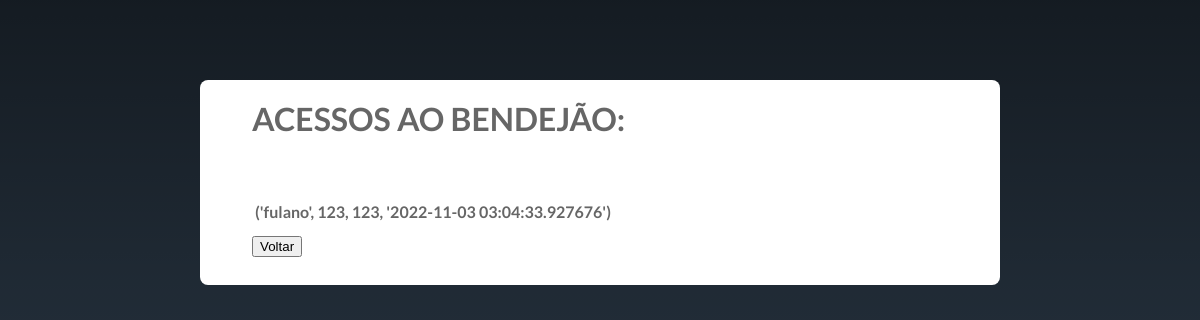
The page /database on the database as committed earlier.
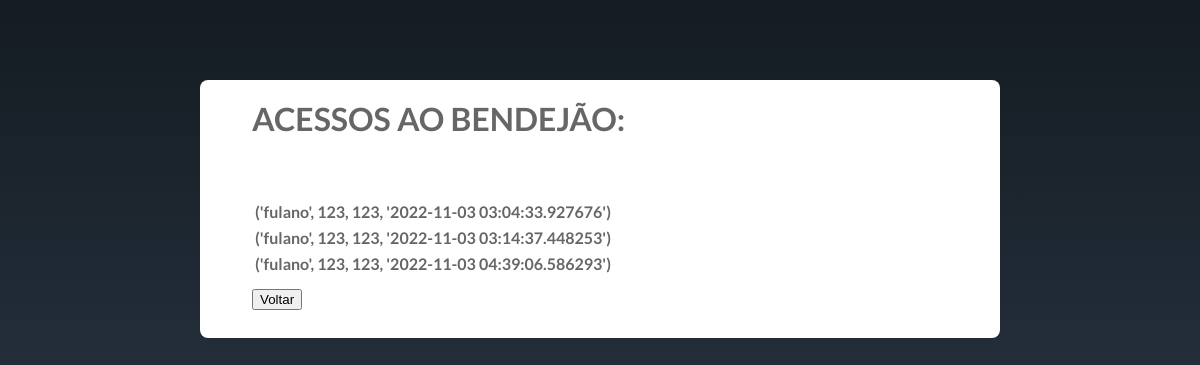
The same page on the database as committed later.
### tables this page shows
CREATE TABLE alocados
          ([nome] STRING, [dre] STRING , [senha] STRING, [tempo] TEXT PRIMARY KEY);

### bandejao-main/bandejao copy/site.py (the view)
@app.route("/database")
def show():
    from db import admshow
    rows = admshow()
    print (rows)
    return render_template('database.html', rows=rows)

### bandejao-main/bandejao copy/db.py (called while the page is built)
def admshow(): #EXPORTA O HISTÓRICO DE ACESSOS AO BANDEJAO PARA EXIBIR NA PAGINA ADMINISTRATIVA
    conn = sqlite3.connect('db.sqlite')
    c = conn.cursor()
    c.execute('SELECT nome, dre, senha, tempo FROM alocados')
    rows = c.fetchall()
    return rows

### bandejao-main/bandejao copy/templates/database.html (shortened to what this page needs)
<!DOCTYPE html>
<html lang="pt-br">
<head>
    <link href="./static/style.css" rel="stylesheet" type="text/css">
</head>
    <div class="content">
        <ul>
        <h1>ACESSOS AO BENDEJÃO:</h1>
        <br><br><br>
        <table>
            {% for row in rows %}
            <tr>
              <th> {{ row }}</th>
            </tr>
            {% endfor %}
        </table>
      </ul>
      <ul>
        <form>
          <input type="button" value="Voltar" onclick= "window.location.href = 'adm' ">
         </form>
      </ul>
    </div>

### bandejao-main/bandejao copy/static/style.css (style rules this page uses)
html, body, h1, h2, h3, h4, h5, h6, p, li, ol, ul, pre { margin: 0; padding: 0; }
html, body { min-height: 100%; }
.content { background-color: #fff; border-radius: 8px; box-sizing: border-box; color: #666; font-size: 1.6em; line-height: 1.4em; margin: 20px auto; margin-top: 80px; padding: 20px; width: 100%; max-width: 800px; }
.content ul { margin: .5em 2em; padding: 0; }

Rows that differ between the two databases and show on the page:
added alocados: row "('fulano', 123, 123, '2022-11-03 03:14:37.448253')"
added alocados: row "('fulano', 123, 123, '2022-11-03 04:39:06.586293')"
